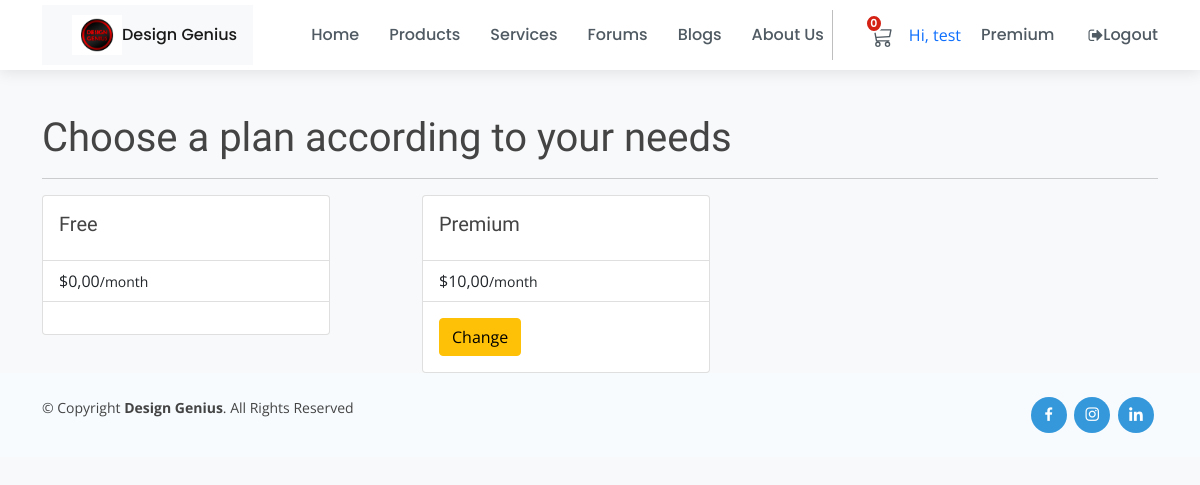
Page /account/memberships/ (signed in) on the committed database.
### Accounts/models.py (models this page shows, shortened)
class Account(AbstractBaseUser, PermissionsMixin):
    email = models.EmailField(unique=True)
    name = models.CharField(max_length=150)
    phone = models.CharField(max_length=50)
    date_of_birth = models.DateField(blank=True, null=True)
    picture = ImageField(blank=True, manual_crop="")
    membership = models.ForeignKey('Membership', related_name='user_membership', on_delete=models.SET_NULL, null=True)
    is_staff = models.BooleanField(default=False)
    is_active = models.BooleanField(default=True)
    last_login = models.DateTimeField(null=True)
    objects = AccountManager()
    USERNAME_FIELD = 'email'
    REQUIRED_FIELDS = ['name', 'phone']
    def __str__(self):
        return self.name

class Membership(models.Model):
    membership_type = models.CharField(
        choices=MEMBERSHIP_CHOICES, default='Free', max_length=30
    )
    slug = models.SlugField(null=True, blank=True)
    periode = models.IntegerField()
    price = models.DecimalField(default=0, max_digits=5, decimal_places=2)
    def __str__(self):
        return self.membership_type

### Accounts/views.py (the view)
# urls.py: path('memberships/', MembershipView.as_view(), name='select'),
class MembershipView(ListView):
    model = Membership
    template_name = 'memberships_list.html'
    def get_user_membership(self, *args):
        user_membership_qs = Account.objects.filter(name=self.request.user)
        if user_membership_qs.exists():
            return user_membership_qs.first()
        return None
    def get_context_data(self, *args, **kwargs):
        context = super().get_context_data(**kwargs)
        current_membership = self.get_user_membership(self.request)
        context['current_membership'] = str(current_membership.membership)
        return context

### Accounts/views.py (called while the page is built)
def global_params(request):
    if request.user.is_anonymous:
        subscription_info = None
    else:
        try:
            subscription_info = Subscription.objects.get(user_membership=request.user)
        except Subscription.DoesNotExist:
             subscription_info = None
    context = {
        "subscription_info": subscription_info,
    }
    return context

### Basket/basket.py (called while the page is built)
    def __len__(self):
        return sum(item["qty"] for item in self.basket.values())

### Accounts/templates/memberships_list.html (shortened to what this page needs)
{% extends 'layout/base.html' %}
{% load crispy_forms_tags %}
{% load static %}
{% block content %}
{% include "layout/_nav.html" %}
<div class="container justify-content-center align-items-center" style="margin-top:90px;">
    <br>
    <h1>Choose a plan according to your needs</h1>
    <hr>
    <div class="row">
        {% for object in object_list %}
        <div class="col-sm-4 col-md-4">
            <div class="card" style="width: 18rem;">
                <div class="card-body">
                    <h5 class="card-title">{{ object.membership_type }}</h5>
                </div>
                <ul class="list-group list-group-flush">
                    <li class="list-group-item"> ${{ object.price }}<small>/month</small></li>
                </ul>
                <div class="card-body">
                    {% if object.membership_type != 'Free' %}
                        <form method="POST" action="{% url 'Accounts:select-update' object.id %}">
                            {% if object.membership_type != current_membership %}
                                <button class="btn btn-warning">Change</button>
                                {% else %}
                                <small>Your current plan</small>
                            {% endif %}
                        </form>
                    {% endif %}
                </div>
            </div>
        </div>
        {% endfor %}
    </div>
</div>
{% endblock content %}

### templates/layout/_nav.html (shortened to what this page needs)
{% load static %}
<header id="header" class="fixed-top d-flex align-items-center">
    <div class="container d-flex align-items-center">
        <div class="logo me-auto">
            <nav class="navbar navbar-light bg-light">
                <a class="navbar-brand" href="{% url 'Home:home' %}">
                    <img src="{% static 'assets/img/logo.jpg' %}" width="50" height="50" class="d-inline-block align-top img-fluid" alt=""> Design Genius
                </a>
            </nav>
        </div>
        <nav id="navbar" class="navbar order-last order-lg-0">
            <ul>
                <li><a class="nav-link scrollto " href="{% url 'Home:home' %}">Home</a></li>
                <li><a class="nav-link scrollto" href="{% url 'Stores:store_home' %}">Products</a></li>
                <li><a class="nav-link scrollto" href="{% url 'Services:home' %}">Services</a></li>
                <li><a class="nav-link scrollto " href="{% url 'forum-list' %}">Forums</a></li>
                <li><a class="nav-link scrollto" href="{% url 'Blogs:home' %}">Blogs</a></li>
                <li><a class="nav-link scrollto" href="{% url 'Home:about' %}">About Us</a></li>
                <hr class="m-2" style="border-left: 1px solid black; height: 50px;"> {% if request.user.is_authenticated %}
                <li class="">
                    <a type="button" role="button" href="{% url 'Basket:basket_summary' %}" class="nav-link scrollto border-lg-0 basket-btn">
                        {% with total_qty=basket|length %}
                            <div id="basket-qty" class="basket-qty">
                                {% if total_qty > 0 %}
                                {{ total_qty }}
                                {% else %}
                                0
                                {% endif %}
                            </div>
                        {% endwith %}
                        <div>
                        </div>
                    </a>
                </li>
                <li class="">
                    <p class="nav-link scrollto pt-4 ">Hi, {{ request.user.name }}</p>
                </li>
                {% if subscription_info.active == False %}
                 {% if request.user.membership.membership_type == 'Free' %}
                <li class="">
                    <a class="nav-link scrollto m-0 p-1 " href="{% url 'Accounts:select' %}"> Premium</a>
                </li>
                {% else %}
                <li class="">
                    <a class="btn btn-secondary m-0 p-1 disabled"> Being validated</a>
                </li>
                {% endif %}
                 {% endif %}
                <li class="">
                    <a href="{% url 'Accounts:logout' %}" class="nav-link"><span class="fa fa-sign-out m-0"></span> Logout</a>
                </li>
                {% endif %}
            </ul>
        </nav>
    </div>
</header>

### static/assets/css/style.css (style rules this page uses)
body { font-family: "Open Sans", sans-serif; color: #444444; }
a { color: #3498db; text-decoration: none; }
h1, h2, h3, h4, h5, h6 { font-family: "Raleway", sans-serif; }
#header { height: 70px; transition: all 0.5s; z-index: 997; transition: all 0.5s; background: #fff; box-shadow: 0px 2px 15px rgba(0, 0, 0, 0.1); }
#header .logo img { max-height: 40px; }
.navbar { padding: 0; }
.navbar ul { margin: 0; padding: 0; display: flex; list-style: none; align-items: center; }
.navbar li { position: relative; }
.navbar a, .navbar a:focus { display: flex; align-items: center; justify-content: space-between; padding: 10px 0 10px 30px; font-family: "Poppins", sans-serif; font-size: 16px; font-weight: 500; color: #4f5a62; white-space: nowrap; transition: 0.3s; }
.basket-qty { color: #fff; background: #d42114; border: 2px solid #fff; border-radius: 50%; text-align: center; font-size: 11px; height: 15px; width: 14px; position: absolute; box-sizing: content-box; font-weight: 600; display: flex; justify-content: center; align-items: center; top: 1px; right: 10px; }
.basket-btn { position: relative; }

### rows in the picture
Account: user.name "test"
Membership: membership_type "Free", price "0,00"
Membership: membership_type "Premium", price "10,00", shows "Change"
